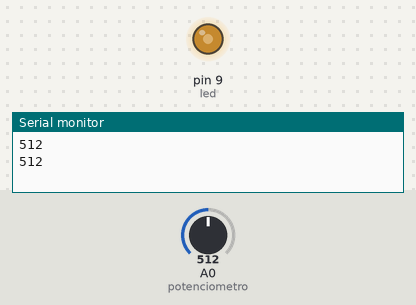
A sketch run on a simulated Arduino Uno, built with avr-gcc and run on an emulated ATmega328P. Parts: output pins drawn as LEDs (lit = HIGH), the last lines printed to the serial monitor. Inputs (shaded band) come from the test bench; at power-on: A0 (potenciometro) = 512.

Above: at 1.8 s.
1.9 s: A0 (potenciometro) set to 716
At 2.3 s:
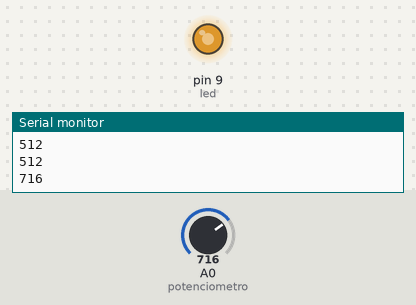
3.5 s: A0 (potenciometro) set to 900
At 5.1 s:
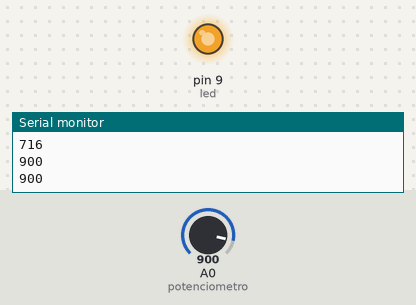
5.5 s: A0 (potenciometro) set to 122
At 6.6 s:
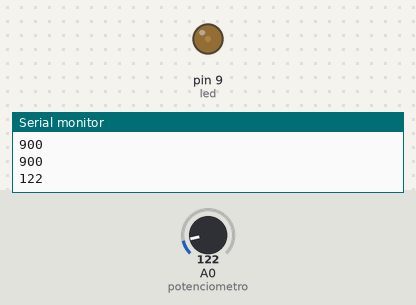
7.5 s: A0 (potenciometro) set to 0
At 9.2 s:
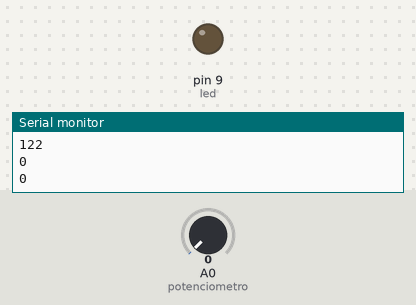
9.5 s: A0 (potenciometro) set to 511
At 10.9 s:
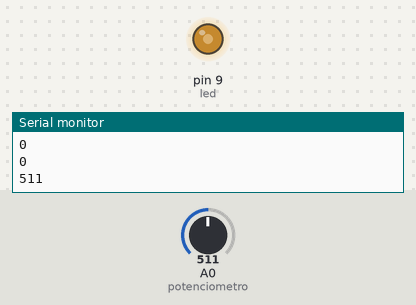
Timing chart, 0 to 12.5 s (numbered marks = the images above; inputs shaded):
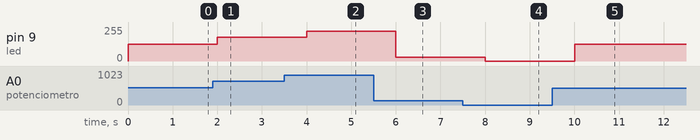

Measured:
- after the input at 1.9 s, pin 9 (led): 127/255 → 178/255 after 0.10 s
- after the input at 3.5 s, pin 9 (led): 178/255 → 224/255 after 0.50 s
- after the input at 5.5 s, pin 9 (led): 224/255 → 30/255 after 0.50 s
- after the input at 7.5 s, pin 9 (led): 30/255 → 0/255 after 0.50 s
- after the input at 9.5 s, pin 9 (led): 0/255 → 127/255 after 0.50 s

The sketch:

P8_PotenciometroLed.ino
```cpp
int potenciometro = A0; //pin analogico del potenciometro
int led = 9; //pin donde esta conectado led
int valor; //valor del potenciometro
int brillo; //valor para almacenar el brillo

void setup() {
  // put your setup code here, to run once:
  Serial.begin(9600);
  pinMode(led,OUTPUT);
}

void loop() {
  // put your main code here, to run repeatedly:
  valor = analogRead(potenciometro); //obtiene el valor del potenciometro
  brillo = map(valor, 0, 1023, 0, 255); //mapea el valor obtenido a un rango entre 0 y 255
  // map(valor, rango potenciometro menor, " mayor, rango led menor, " mayor)
  analogWrite(led,brillo); //aplica al led el valor obtenido del brillo
  Serial.println(valor);

  delay(1000);
}
```
